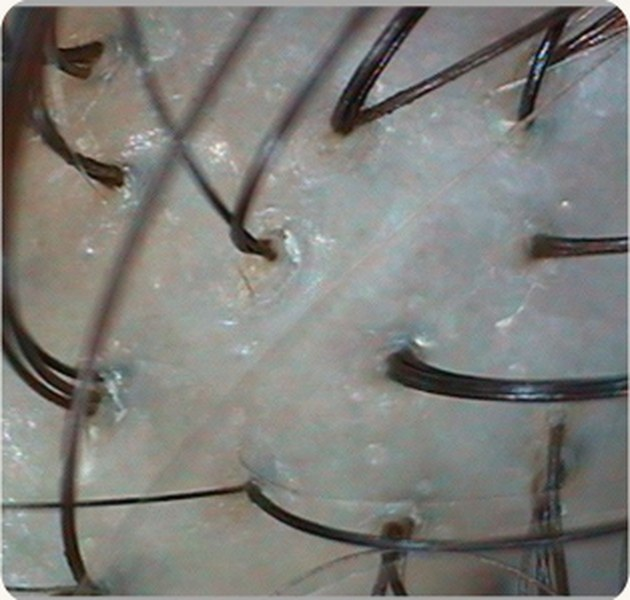
#> input picture assets/stage-0.jpg, 630 x 600 px, found by its file name
$ python build_reference_model.py ../assets ../assets
#> lines starting #> are read from the running program, lines starting #| are printed output that depends on the picture
#!/usr/bin/env python3
"""Build a browser-side reference model from the director-reviewed scalp photos."""

from __future__ import annotations

import argparse
import colorsys
import json
import math
from pathlib import Path

from PIL import Image, ImageOps


STAGES = ("1", "1+", "2", "2+", "3", "3+", "4", "4+")
REPRESENTATIVE_NAMES = {
    "1": "stage-1.jpg",
    "1+": "stage-1-plus.jpg",
    "2": "stage-2.jpg",
    "2+": "stage-2-plus.jpg",
    "3": "stage-3.jpg",
    "3+": "stage-3-plus.jpg",
    "4": "stage-4.jpg",
    "4+": "stage-4-plus.jpg",
}
FEATURE_SIZE = 64


def clamp_bin(value: float) -> int:
    return min(7, max(0, int(value * 8)))


def extract_features(path: Path) -> list[float]:
    image = ImageOps.exif_transpose(Image.open(path)).convert("RGB")
#> image is the input picture: PIL image 630x600 RGB; mean R, G, B 126, 125.7, 121.7
    image = ImageOps.fit(
        image,
        (FEATURE_SIZE, FEATURE_SIZE),
        method=Image.Resampling.LANCZOS,
    )
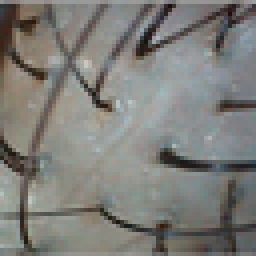
#> image: PIL image 64x64 RGB (shown 4 times larger); mean R, G, B 126.3, 125.9, 121.8
#> (the run stopped early here; a loop or call above may not have finished)
